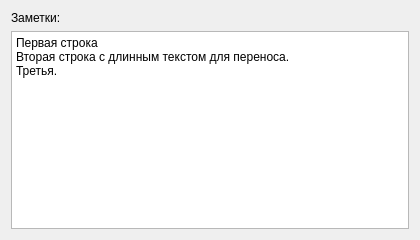
<?xml version="1.0" encoding="UTF-8"?>
<ui version="4.0"><class>Dialog</class><widget class="QDialog" name="Dialog"><property name="geometry"><rect><x>0</x><y>0</y><width>420</width><height>240</height></rect></property><property name="windowTitle"><string>#152 textedit/237_multiline_static</string></property><layout class="QVBoxLayout" name="verticalLayout"><property name="leftMargin"><number>11</number></property><property name="topMargin"><number>11</number></property><property name="rightMargin"><number>11</number></property><property name="bottomMargin"><number>11</number></property><property name="spacing"><number>6</number></property><item><widget class="QLabel" name="l1"><property name="text"><string>Заметки:</string></property></widget></item><item><widget class="QPlainTextEdit" name="edit"><property name="plainText"><string>Первая строка
Вторая строка с длинным текстом для переноса.
Третья.</string></property><property name="lineWrapMode"><enum>QPlainTextEdit::WidgetWidth</enum></property></widget></item></layout></widget></ui>
